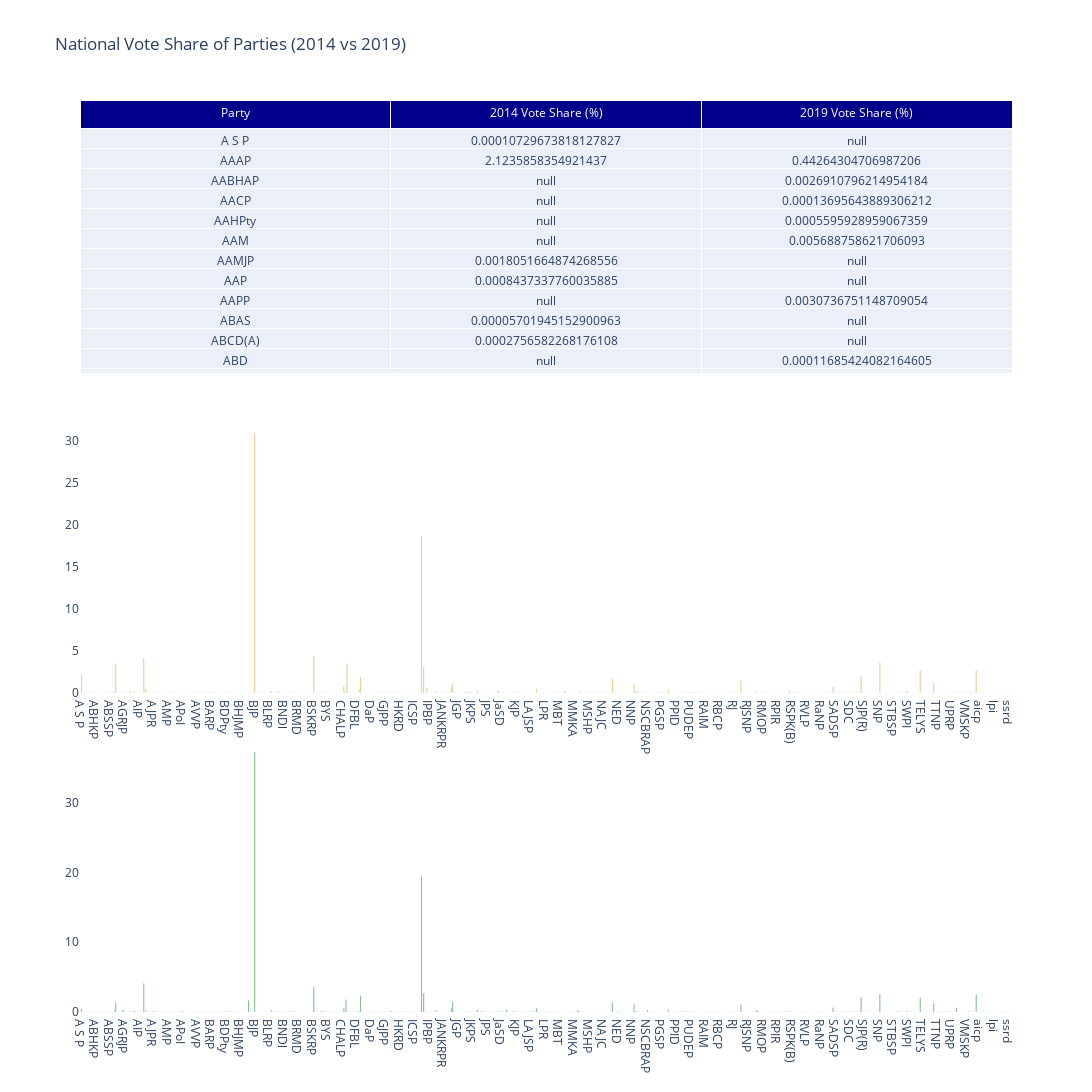

The code cell stored with this chart in its notebook:
### Code cell
import plotly.graph_objects as go
from plotly.subplots import make_subplots

df_pivot = party_votes_national.pivot(index='party', columns='year', values='vote_pct').reset_index()

fig = make_subplots(
    rows=3, cols=1,
    shared_xaxes=False,
    vertical_spacing=0.05,
    specs=[[{"type": "table"}],
           [{"type": "bar"}],
           [{"type": "bar"}]]
)
fig.add_trace(
    go.Table(
        header=dict(
            values=["Party", "2014 Vote Share (%)", "2019 Vote Share (%)"],
            font=dict(size=12, color='white'),
            fill_color='darkblue',
            align='center'
        ),
        cells=dict(
            values=[df_pivot['party'], df_pivot[2014], df_pivot[2019]],
            align='center'
        )
    ),
    row=1, col=1
)
fig.add_trace(
    go.Bar(
        x=df_pivot['party'],
        y=df_pivot[2014],
        text=df_pivot[2014],
        textposition='outside',
        marker_color='orange',
        name='2014'
    ),
    row=2, col=1
)
fig.add_trace(
    go.Bar(
        x=df_pivot['party'],
        y=df_pivot[2019],
        text=df_pivot[2019],
        textposition='outside',
        marker_color='green',
        name='2019'
    ),
    row=3, col=1
)
fig.update_layout(
    title_text="National Vote Share of Parties (2014 vs 2019)",
    height=1200,
    width=1200,
    showlegend=False,
    plot_bgcolor='white',
    paper_bgcolor='white'
)
fig.show()

### Figure 1 — Plotly figure (JSON) as saved in the notebook; plotly's stock layout.template omitted (floating-point values rounded to 4 significant figures; data arrays with more than 128 entries replaced by an {"elided": "..."} marker saying what was removed)
{"data": [{"cells": {"align": "center", "values": {"elided": "3x899 mixed values"}}, "domain": {"x": [0, 1], "y": [0.7, 1]}, "header": {"align": "center", "fill": {"color": "darkblue"}, "font": {"color": "white", "size": 12}, "values": ["Party", "2014 Vote Share (%)", "2019 Vote Share (%)"]}, "type": "table"}, {"marker": {"color": "orange"}, "name": "2014", "text": {"elided": "899 float values"}, "textposition": "outside", "type": "bar", "x": {"elided": "899 str values"}, "xaxis": "x", "y": {"elided": "899 float values"}, "yaxis": "y"}, {"marker": {"color": "green"}, "name": "2019", "text": {"elided": "899 float values"}, "textposition": "outside", "type": "bar", "x": {"elided": "899 str values"}, "xaxis": "x2", "y": {"elided": "899 float values"}, "yaxis": "y2"}], "layout": {"height": 1200, "paper_bgcolor": "white", "plot_bgcolor": "white", "showlegend": false, "title": {"text": "National Vote Share of Parties (2014 vs 2019)"}, "width": 1200, "xaxis": {"anchor": "y", "domain": [0, 1]}, "xaxis2": {"anchor": "y2", "domain": [0, 1]}, "yaxis": {"anchor": "x", "domain": [0.35, 0.65]}, "yaxis2": {"anchor": "x2", "domain": [0, 0.3]}}}
